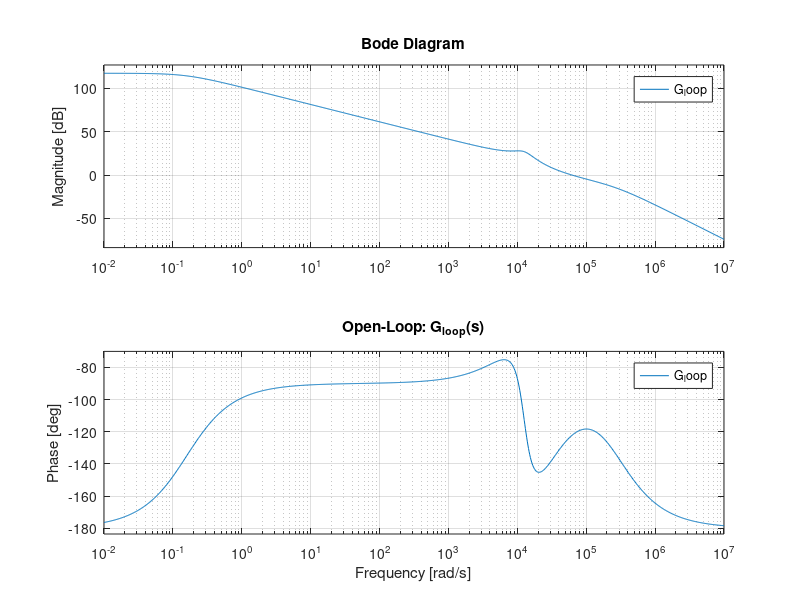
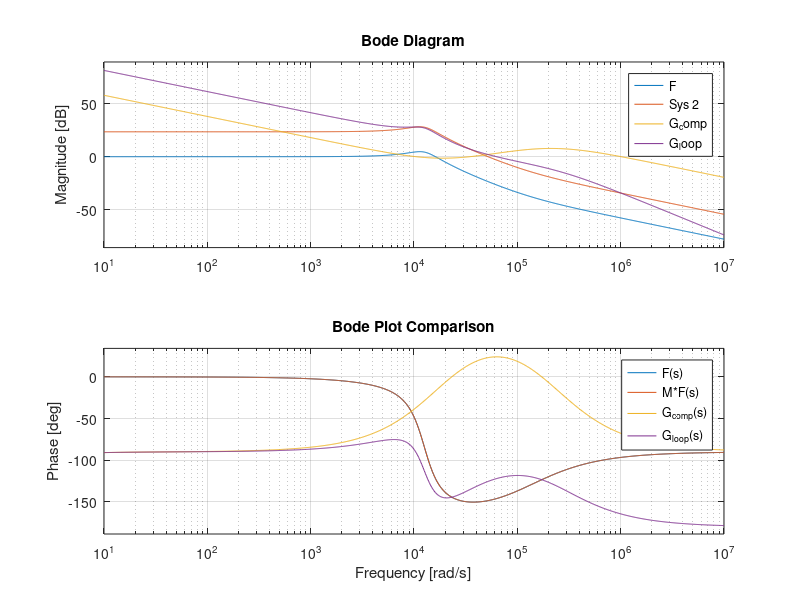
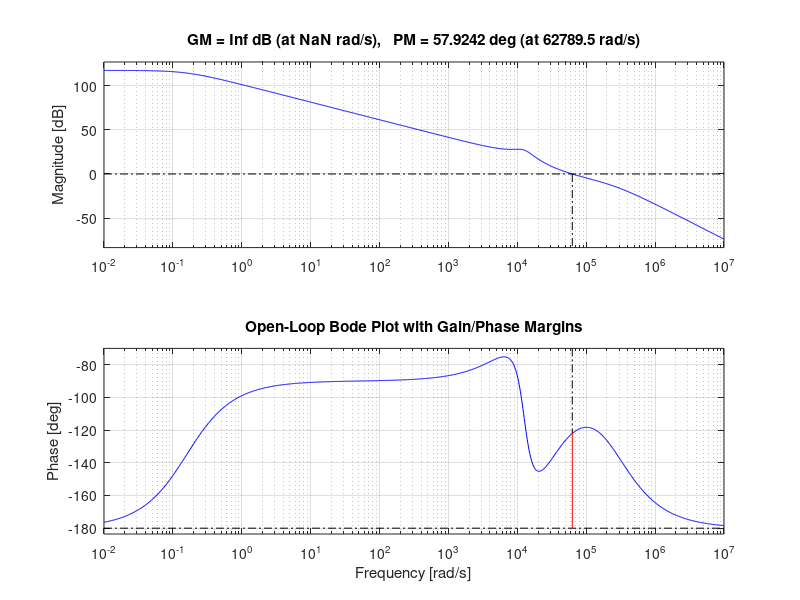

MATLAB code to generate these figures, in order:
clc; clear; close all;
s = tf('s'); % Laplace parameter

%% SPECIFICATIONS
Vs = 60; Vo = 15; % Input and output DC voltage values

%% SELECTIONS
f_s = 1e5; % Switching frequency

%% BUCK CONTROLLER IC: LM5146
Vref = 0.8; % Reference voltage from Buck Controller LM5146
Vramp = Vs/15; % Ramp voltage amplitude from Buck Controller LM5146
A_DC = 50119; % Error amplifier open-loop DC gain
GBW = 6.5e6; % Error amplifier gain bandwidth product
f_pe = GBW/A_DC; % Error amplifier open-loop pole: f_pe = 129.7 Hz.

%% COMPONENTS
R = 7.5; L = 300e-6; C = 20e-6; % Buck converter output filter values
r_C = 400e-3; % ESR of the capacitor C 
r_L = 25e-3; % ESR of the inductor L

%% TRANSFER FUNCTIONS
M = Vs/Vramp; % PWM modulator transfer function
F = (1+r_C*C*s) / (1+r_L/R + (L/R+(r_C+r_L)*C+r_C*r_L*C/R)*s + (1+r_C/R)*L*C*s^2); % Filter and Load

%% FREQUENCIES and PARAMETERS
f_t = 0.1*f_s; % Crossover frequency (selected one decade below f_s)
phase_comp = 201*pi/180; % Required compensator phase
K_comp = 1/(M*0.04636); % Required compensator gain at crossover
K = (tan(0.25*(phase_comp + pi/2)))^2; % K factor

%% CONTROLLER COMPONENT VALUES
R1 = 2e5; % Upper resistor for reference voltage divider (selected).
R2 = K_comp*R1/sqrt(K);
C1 = 1/(2*pi*f_t*R2*sqrt(K));
C2 = sqrt(K)/(2*pi*f_t*R2);
C3 = sqrt(K)/(2*pi*f_t*R1);
R3 = 1/(2*pi*f_t*C3*sqrt(K));
R4 = Vref*R1/(Vo-Vref); % Lower resistor for reference voltage divider.

%% COMPENSATOR TRANSFER FUNCTION
G_OL = -A_DC/(1+s/(2*pi*f_pe)); % Error amplifier transfer function
beta = (R1*R3*C1*s*(s+(C1+C2)/(C1*C2*R2))*(s+1/(R3*C3))) / ...
       ((R1+R3)*(s+1/(R2*C2))*(s+1/((R1+R3)*C3)));
G_comp = G_OL/(1+G_OL*beta); % Compensator transfer function
G_loop = M*F*G_comp;         % Open-loop transfer function

%% --- Bode Plots ---
figure;

% Plant (F)
subplot(2,2,1);
bode(F);
grid on;
title('Plant: F(s)');

% Plant + PWM Modulator (M*F)
subplot(2,2,2);
bode(M*F);
grid on;
title('PWM Modulator * Plant: M*F(s)');

% Compensator (G_comp)
subplot(2,2,3);
bode(G_comp);
grid on;
title('Compensator: G_{comp}(s)');

% Open-Loop (G_loop)
subplot(2,2,4);
bode(G_loop);
grid on;
title('Open-Loop: G_{loop}(s)');

%% Overlayed Comparison
figure;
bode(F, M*F, G_comp, G_loop,{1e1,1e7});
legend('F(s)', 'M*F(s)', 'G_{comp}(s)', 'G_{loop}(s)');
grid on;
title('Bode Plot Comparison');

%% Stability Margins for Open Loop
figure;
margin(G_loop);
grid on;
title('Open-Loop Bode Plot with Gain/Phase Margins');
